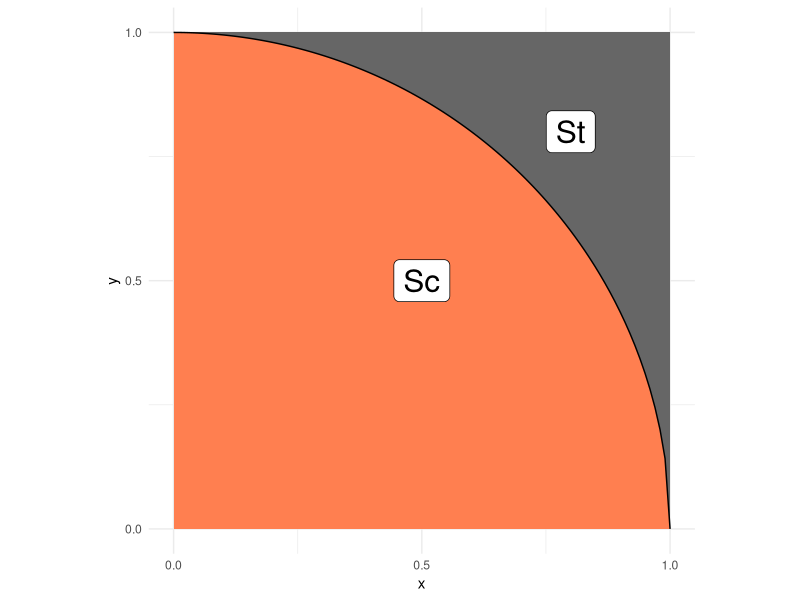
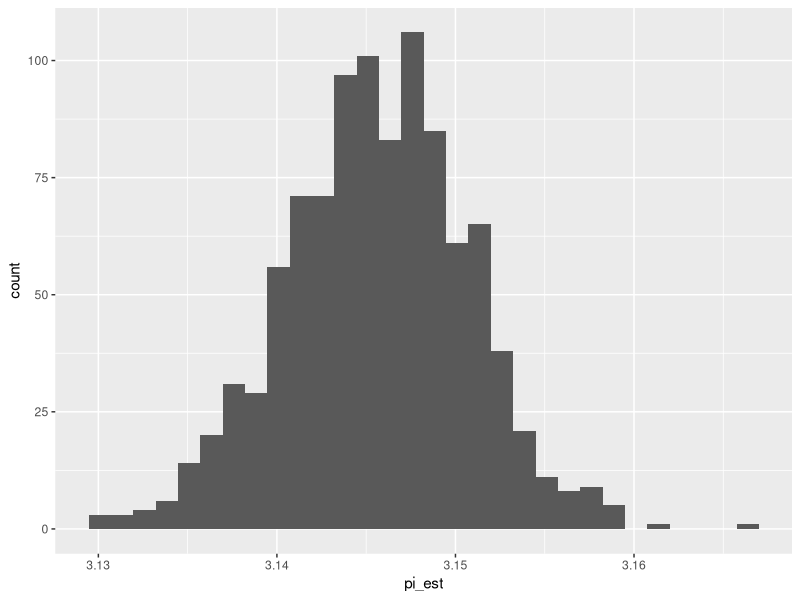

Generate these figures, in order, with R:
## ---- chunk 1
library(tidyverse)
library(rsample)
library(dplyr)
## ---- chunk 2
## NOTE: No need to edit; this visual helps explain the pi estimation scheme
tibble(x = seq(0, 1, length.out = 100)) %>%
  mutate(y = sqrt(1 - x^2)) %>%

  ggplot(aes(x, y)) +
  annotate(
    "rect",
    xmin = 0, ymin = 0, xmax = 1, ymax = 1,
    fill = "grey40",
    size = 1
  ) +
  geom_ribbon(aes(ymin = 0, ymax = y), fill = "coral") +
  geom_line() +
  annotate(
    "label",
    x = 0.5, y = 0.5, label = "Sc",
    size = 8
  ) +
  annotate(
    "label",
    x = 0.8, y = 0.8, label = "St",
    size = 8
  ) +
  scale_x_continuous(breaks = c(0, 1/2, 1)) +
  scale_y_continuous(breaks = c(0, 1/2, 1)) +
  theme_minimal() +
  coord_fixed()
## ---- chunk 3
## TASK: Choose a sample size and generate samples
set.seed(101)
n <- 100000
df_q1 <-  tibble(
  x = runif(n, 0, 1),
  y = runif(n, 0, 1)
)
## ---- chunk 4
## NOTE: Do not edit this code
# Correct sample size
assertthat::assert_that(
  dim(df_q1) %>% 
    .[[1]] == n,
  msg = "The sample size should be `n`"
)
# Correct column names
assertthat::assert_that(
  setequal(names(df_q1), c("x", "y")),
  msg = "df_q1 must include the columns `x` and `y`"
)
print("Good")
## ---- chunk 5
## TASK: Finish implementing this function
stat <- function(x, y) {
  # TODO: Finish implementing this function
  return(4 * (x^2 + y^2 <= 1))
}
## ---- chunk 6
## TASK: Finish writing these assert statements

# Check the value for points *inside* the circle
assertthat::assert_that(
  tibble(x = 0.5, y = 0.5) %>% # Pick a point *inside* the circle
    mutate(stat = stat(x, y)) %>% 
    pull(stat) %>% 
    .[[1]] == 4, # Write the correct value of stat() here
  msg = "Incorrect value when a point is inside the circle"
)

# Check the value for points *outside* the circle
assertthat::assert_that(
  tibble(x = 1.5, y = 1.5) %>% # Pick a point *outside* the circle
    mutate(stat = stat(x, y)) %>% 
    pull(stat) %>% 
    .[[1]] == 0, # Write the correct value of stat() here
  msg = "Incorrect value when a point is outside the circle"
)
print("Your assertions passed, but make sure they're checking the right thing!")
## ---- chunk 7
## TASK: Estimate pi using your data from q1
df_q3 <- 
  df_q1 %>% 
  # TODO: Estimate pi as the column `pi_est`
  mutate(pi_est = stat(x,y)) %>% 
  summarize(pi_est = mean(pi_est))
df_q3
## ---- chunk 8
## NOTE: Do not edit this code
# Correct sample size
assertthat::assert_that(
  dim(df_q3) %>% 
    .[[1]] == 1,
  msg = "This result should have just one row"
)
# Correct column names
assertthat::assert_that(
  setequal(names(df_q3), c("pi_est")),
  msg = "df_q3 must include the column `pi_est`"
)
print("Good")
## ---- chunk 9
## TASK: Finish the code below
df_q4 <- 
  df_q1 %>% 
  bootstraps(., times = 1000) %>% 
  mutate(
    pi_est = map_dbl(
      splits,
      function(split_df) {
        analysis(split_df) %>% 
          # Estimate pi (pi_est) using the resampled data;
          # this should be *identical* to the
          # code you wrote for q3
            mutate(pi_est = stat(x,y)) %>%
            summarize(pi_est = mean(pi_est)) %>% 
          pull(pi_est)
      }
    )
  )

## NOTE: Do not edit; use this to visualize your results
df_q4 %>% 
  ggplot(aes(pi_est)) +
  geom_histogram()
## ---- chunk 10
## TASK: Compute a bootstrap confidence interval at the 95% level (alpha = 0.05)
df_q5 <- 
  df_q4 %>% 
  summarize(
    # TODO: Compute pi_lo and pi_up
    mean_pi = mean(pi_est),
    pi_lo = quantile(pi_est, 0.05 / 2),
    pi_up = quantile(pi_est, (1 - 0.05) / 2),
  )

df_q5
## ---- chunk 11
df_q1 %>% 
  mutate(pi_est = stat(x,y)) %>% 
  summarize(
    mean_pi = mean(pi_est), 
    sd_pi = sd(pi_est),
  ) %>% 
  mutate(
    se = sd_pi/sqrt(n),
    pi_lo = mean(pi) - qnorm(1 - (1 - 0.95) / 2) * se,
    pi_up = mean(pi) + qnorm(1 - (1 - 0.95) / 2) * se,
)
